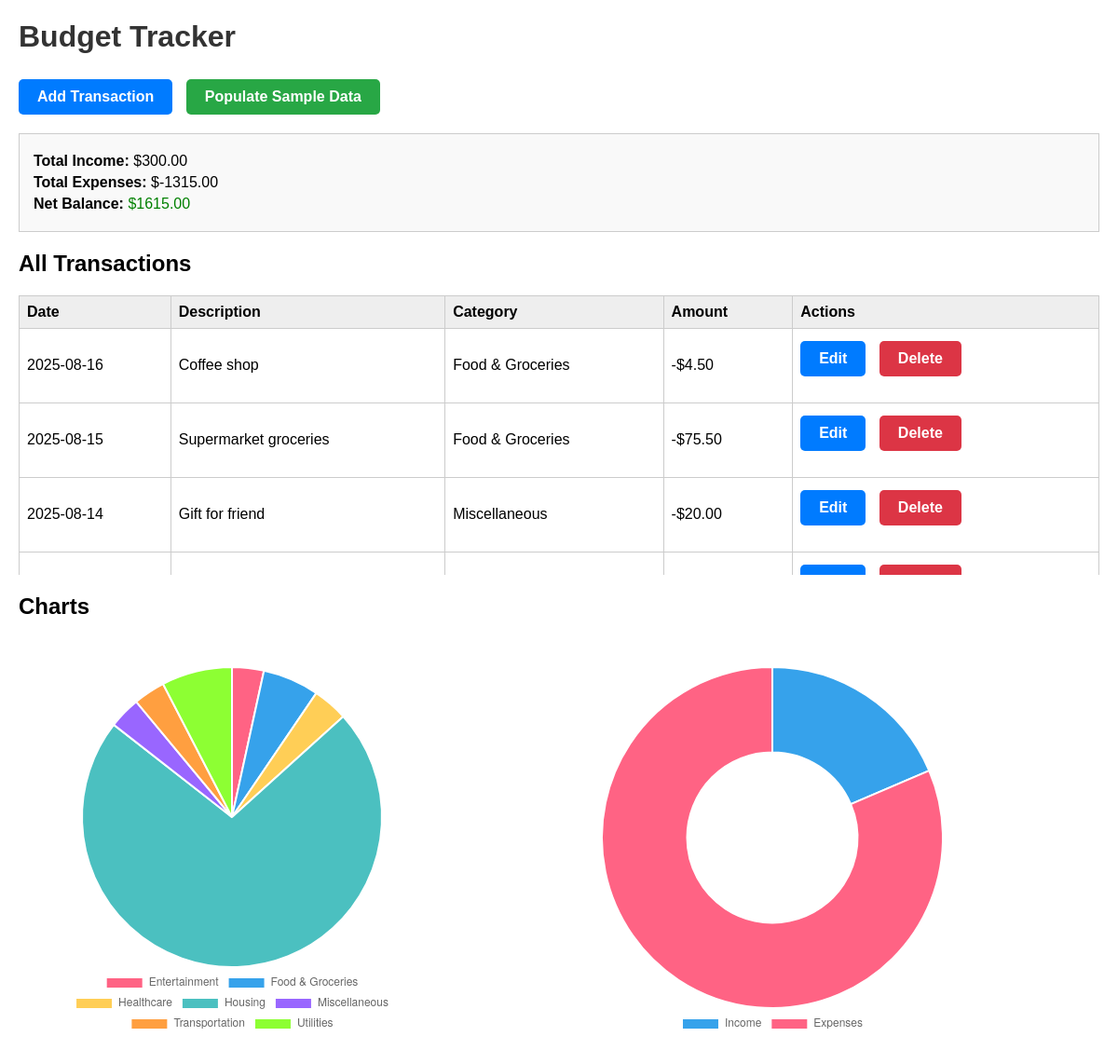
The page / on the database its author committed.
### tables this page shows
CREATE TABLE transactions (
    id INTEGER PRIMARY KEY AUTOINCREMENT,
    description TEXT,
    category TEXT,
    amount REAL,
    date TEXT
);

### app.py (the view)
@app.route("/")
def index():
    conn = sqlite3.connect(DATABASE)
    c = conn.cursor()
    c.execute("SELECT * FROM transactions ORDER BY date DESC")
    transactions = c.fetchall()
    c.execute("SELECT SUM(amount) FROM transactions WHERE category='Income'")
    total_income = c.fetchone()[0] or 0
    c.execute("SELECT SUM(amount) FROM transactions WHERE category!='Income'")
    total_expenses = c.fetchone()[0] or 0
    net_balance = total_income - total_expenses
    c.execute("SELECT category, SUM(amount) FROM transactions WHERE category!='Income' GROUP BY category")
    rows = c.fetchall()
    categories = [r[0] for r in rows]
    category_totals = [r[1] for r in rows]
    conn.close()
    return render_template(
        "index.html",
        transactions=transactions,
        total_income=total_income,
        total_expenses=total_expenses,
        net_balance=net_balance,
        categories=categories,
        category_totals=category_totals
    )

### templates/index.html (shortened to what this page needs)
<!DOCTYPE html>
<html>
<head>
</head>
<body>
    <h1>Budget Tracker</h1>
    <a href="/add" class="btn">Add Transaction</a>
    <a href="/populate" class="btn btn-populate">Populate Sample Data</a>
    <div class="summary">
        <p><strong>Total Income:</strong> ${{ "%.2f"|format(total_income) }}</p>
        <p><strong>Total Expenses:</strong> ${{ "%.2f"|format(total_expenses) }}</p>
        <p><strong>Net Balance:</strong>
            <span class="{% if net_balance >= 0 %}positive{% else %}negative{% endif %}">
                ${{ "%.2f"|format(net_balance) }}
            </span>
        </p>
    </div>
    <h2>All Transactions</h2>
    <div class="table-container">
        <table>
            <tr>
                <th>Date</th>
                <th>Description</th>
                <th>Category</th>
                <th>Amount</th>
                <th>Actions</th>
            </tr>
            {% for t in transactions %}
            <tr>
                <td>{{ t[4] }}</td>
                <td>{{ t[1] }}</td>
                <td>{{ t[2] }}</td>
                <td>
                    {% if t[3] >= 0 %}
                        +${{ "%.2f"|format(t[3]) }}
                    {% else %}
                        -${{ "%.2f"|format(t[3]|abs) }}
                    {% endif %}
                </td>
                <td>
                    <a href="/edit/{{ t[0] }}" class="btn">Edit</a>
                    <a href="/delete/{{ t[0] }}" class="btn btn-delete">Delete</a>
                </td>
            </tr>
            {% endfor %}
        </table>
    </div>
    <h2>Charts</h2>
    <div id="charts-wrapper">
        <div id="chart-container">
            <canvas id="expenseChart"></canvas>
        </div>
        <div id="chart-container-income">
            <canvas id="incomeExpenseChart"></canvas>
        </div>
    </div>
    <script>
        // Expenses by Category Pie Chart
        const ctx = document.getElementById('expenseChart').getContext('2d');
        const expenseChart = new Chart(ctx, {
            type: 'pie',
            data: {
                labels: {{ categories | tojson }},
                datasets: [{
                    label: 'Expenses',
                    data: {{ category_totals | tojson }},
                    backgroundColor: ['#FF6384','#36A2EB','#FFCE56','#4BC0C0','#9966FF','#FF9F40','#8DFF33']
                }]
            },
            options: { responsive: true, plugins: { legend: { position: 'bottom' } } }
        });
        // Income vs Expenses Doughnut Chart
        const ctx2 = document.getElementById('incomeExpenseChart').getContext('2d');
        const incomeExpenseChart = new Chart(ctx2, {
            type: 'doughnut',
            data: {
                labels: ['Income', 'Expenses'],
                datasets: [{
                    label: 'Income vs Expenses',
                    data: [{{ total_income }}, {{ total_expenses }}],
                    backgroundColor: ['#36A2EB', '#FF6384']
                }]
            },
            options: { responsive: true, plugins: { legend: { position: 'bottom' } } }
        });
    </script>
</body>
</html>

### templates/index.html (style rules this page uses)
body { font-family: Arial, sans-serif; margin: 20px; }
h1 { color: #333; }
.btn { display: inline-block; padding: 10px 20px; margin: 5px 10px 20px 0; font-size: 16px; font-weight: bold; color: #fff; background-color: #007BFF; text-decoration: none; border-radius: 5px; transition: background-color 0.3s; }
.btn-delete { background-color: #dc3545; }
.btn-populate { background-color: #28a745; }
.summary { margin-bottom: 20px; padding: 15px; border: 1px solid #ccc; background: #f9f9f9; }
.summary p { margin: 5px 0; font-size: 16px; }
.positive { color: green; }
.table-container { max-height: 300px; overflow-y: auto; margin-top: 20px; }
table { border-collapse: collapse; width: 100%; }
th, td { border: 1px solid #ccc; padding: 8px; text-align: left; }
th { background: #eee; }
#charts-wrapper { display: flex; justify-content: space-around; flex-wrap: wrap; margin-top: 30px; }
#chart-container, #chart-container-income { width: 45%; height: 400px; margin: 20px 0; }

### rows shown on the page
transactions: date "2025-08-16", description "Coffee shop", category "Food & Groceries", amount "4.50"
transactions: date "2025-08-15", description "Supermarket groceries", category "Food & Groceries", amount "75.50"
transactions: date "2025-08-14", description "Gift for friend", category "Miscellaneous", amount "20.00"

### other values the page prints
{{ "%.2f"|format(total_income) }} "300.00"
{{ "%.2f"|format(total_expenses) }} "-1315.00"
{{ "%.2f"|format(net_balance) }} "1615.00"
chart data {{ category_totals | tojson }} [-45.0, -80.0, -50.0, -950.0, -45.0, -45.0, -100.0]
chart data {{ total_income }} 300.0
chart data {{ total_expenses }} -1315.0
